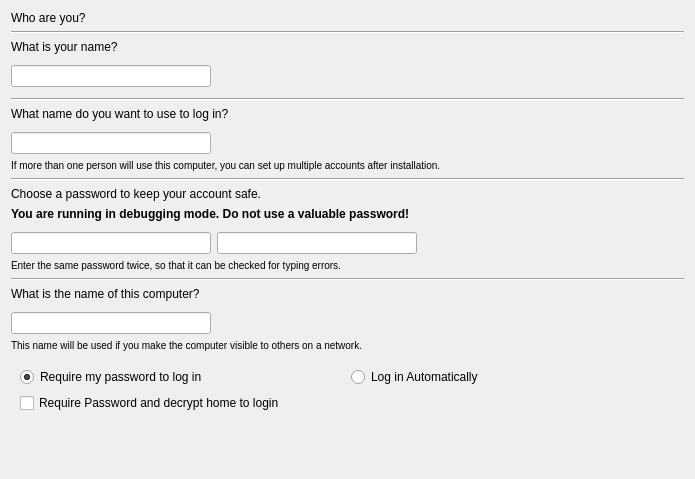
<?xml version="1.0" encoding="UTF-8"?>
<ui version="4.0">
 <class>Form</class>
 <widget class="QWidget" name="Form">
  <property name="geometry">
   <rect>
    <x>0</x>
    <y>0</y>
    <width>695</width>
    <height>479</height>
   </rect>
  </property>
  <property name="windowTitle">
   <string>Form</string>
  </property>
  <layout class="QVBoxLayout" name="verticalLayout">
   <item>
    <widget class="QLabel" name="userinfo_heading_label">
     <property name="text">
      <string>Who are you?</string>
     </property>
    </widget>
   </item>
   <item>
    <widget class="Line" name="line_5">
     <property name="orientation">
      <enum>Qt::Horizontal</enum>
     </property>
    </widget>
   </item>
   <item>
    <widget class="QLabel" name="fullname_label">
     <property name="text">
      <string>What is your name?</string>
     </property>
     <property name="wordWrap">
      <bool>false</bool>
     </property>
    </widget>
   </item>
   <item>
    <layout class="QGridLayout" name="_22">
     <property name="verticalSpacing">
      <number>0</number>
     </property>
     <property name="margin">
      <number>0</number>
     </property>
     <item row="0" column="3">
      <spacer>
       <property name="orientation">
        <enum>Qt::Horizontal</enum>
       </property>
       <property name="sizeHint" stdset="0">
        <size>
         <width>0</width>
         <height>20</height>
        </size>
       </property>
      </spacer>
     </item>
     <item row="0" column="2">
      <widget class="QLabel" name="fullname_error_reason">
       <property name="sizePolicy">
        <sizepolicy hsizetype="Expanding" vsizetype="Preferred">
         <horstretch>1</horstretch>
         <verstretch>0</verstretch>
        </sizepolicy>
       </property>
       <property name="minimumSize">
        <size>
         <width>200</width>
         <height>0</height>
        </size>
       </property>
       <property name="text">
        <string/>
       </property>
      </widget>
     </item>
     <item row="0" column="1">
      <widget class="QLabel" name="fullname_error_image">
       <property name="sizePolicy">
        <sizepolicy hsizetype="Fixed" vsizetype="Fixed">
         <horstretch>0</horstretch>
         <verstretch>0</verstretch>
        </sizepolicy>
       </property>
       <property name="minimumSize">
        <size>
         <width>32</width>
         <height>32</height>
        </size>
       </property>
       <property name="maximumSize">
        <size>
         <width>32</width>
         <height>32</height>
        </size>
       </property>
       <property name="scaledContents">
        <bool>true</bool>
       </property>
      </widget>
     </item>
     <item row="0" column="0">
      <widget class="QLineEdit" name="fullname">
       <property name="minimumSize">
        <size>
         <width>200</width>
         <height>0</height>
        </size>
       </property>
      </widget>
     </item>
    </layout>
   </item>
   <item>
    <widget class="Line" name="line_7">
     <property name="orientation">
      <enum>Qt::Horizontal</enum>
     </property>
    </widget>
   </item>
   <item>
    <widget class="QLabel" name="username_label">
     <property name="text">
      <string>What name do you want to use to log in?</string>
     </property>
     <property name="wordWrap">
      <bool>false</bool>
     </property>
    </widget>
   </item>
   <item>
    <layout class="QGridLayout" name="_21">
     <property name="verticalSpacing">
      <number>0</number>
     </property>
     <property name="margin">
      <number>0</number>
     </property>
     <item row="0" column="0">
      <widget class="QLineEdit" name="username">
       <property name="sizePolicy">
        <sizepolicy hsizetype="Expanding" vsizetype="Fixed">
         <horstretch>0</horstretch>
         <verstretch>0</verstretch>
        </sizepolicy>
       </property>
       <property name="minimumSize">
        <size>
         <width>200</width>
         <height>0</height>
        </size>
       </property>
       <property name="maxLength">
        <number>32</number>
       </property>
      </widget>
     </item>
     <item row="1" column="0" colspan="4">
      <widget class="QLabel" name="username_extra_label">
       <property name="styleSheet">
        <string>font-weight: normal</string>
       </property>
       <property name="text">
        <string>&lt;small&gt;If more than one person will use this computer, you can set up multiple accounts after installation.&lt;/small&gt;</string>
       </property>
       <property name="wordWrap">
        <bool>true</bool>
       </property>
      </widget>
     </item>
     <item row="0" column="1">
      <widget class="QLabel" name="username_error_image">
       <property name="sizePolicy">
        <sizepolicy hsizetype="Fixed" vsizetype="Fixed">
         <horstretch>0</horstretch>
         <verstretch>0</verstretch>
        </sizepolicy>
       </property>
       <property name="minimumSize">
        <size>
         <width>32</width>
         <height>32</height>
        </size>
       </property>
       <property name="maximumSize">
        <size>
         <width>32</width>
         <height>32</height>
        </size>
       </property>
       <property name="scaledContents">
        <bool>true</bool>
       </property>
      </widget>
     </item>
     <item row="0" column="3">
      <spacer>
       <property name="orientation">
        <enum>Qt::Horizontal</enum>
       </property>
       <property name="sizeHint" stdset="0">
        <size>
         <width>0</width>
         <height>20</height>
        </size>
       </property>
      </spacer>
     </item>
     <item row="0" column="2">
      <widget class="QLabel" name="username_error_reason">
       <property name="sizePolicy">
        <sizepolicy hsizetype="Expanding" vsizetype="Preferred">
         <horstretch>1</horstretch>
         <verstretch>0</verstretch>
        </sizepolicy>
       </property>
       <property name="minimumSize">
        <size>
         <width>200</width>
         <height>0</height>
        </size>
       </property>
       <property name="text">
        <string/>
       </property>
       <property name="alignment">
        <set>Qt::AlignVCenter</set>
       </property>
       <property name="wordWrap">
        <bool>true</bool>
       </property>
      </widget>
     </item>
    </layout>
   </item>
   <item>
    <widget class="Line" name="line_8">
     <property name="orientation">
      <enum>Qt::Horizontal</enum>
     </property>
    </widget>
   </item>
   <item>
    <widget class="QLabel" name="password_label">
     <property name="text">
      <string>Choose a password to keep your account safe.</string>
     </property>
     <property name="wordWrap">
      <bool>false</bool>
     </property>
    </widget>
   </item>
   <item>
    <widget class="QLabel" name="password_debug_warning_label">
     <property name="text">
      <string>&lt;strong&gt;You are running in debugging mode. Do not use a valuable password!&lt;/strong&gt;</string>
     </property>
     <property name="wordWrap">
      <bool>true</bool>
     </property>
    </widget>
   </item>
   <item>
    <layout class="QGridLayout" name="_20">
     <property name="verticalSpacing">
      <number>0</number>
     </property>
     <property name="margin">
      <number>0</number>
     </property>
     <item row="0" column="4">
      <spacer>
       <property name="orientation">
        <enum>Qt::Horizontal</enum>
       </property>
       <property name="sizeHint" stdset="0">
        <size>
         <width>0</width>
         <height>20</height>
        </size>
       </property>
      </spacer>
     </item>
     <item row="1" column="0" colspan="5">
      <widget class="QLabel" name="password_extra_label">
       <property name="styleSheet">
        <string>font-weight: normal</string>
       </property>
       <property name="text">
        <string>&lt;small&gt;Enter the same password twice, so that it can be checked for typing errors.&lt;/small&gt;</string>
       </property>
       <property name="wordWrap">
        <bool>true</bool>
       </property>
      </widget>
     </item>
     <item row="0" column="2">
      <widget class="QLabel" name="password_error_image">
       <property name="sizePolicy">
        <sizepolicy hsizetype="Fixed" vsizetype="Fixed">
         <horstretch>0</horstretch>
         <verstretch>0</verstretch>
        </sizepolicy>
       </property>
       <property name="minimumSize">
        <size>
         <width>32</width>
         <height>32</height>
        </size>
       </property>
       <property name="maximumSize">
        <size>
         <width>32</width>
         <height>32</height>
        </size>
       </property>
       <property name="scaledContents">
        <bool>true</bool>
       </property>
      </widget>
     </item>
     <item row="0" column="3">
      <widget class="QLabel" name="password_error_reason">
       <property name="sizePolicy">
        <sizepolicy hsizetype="Expanding" vsizetype="Preferred">
         <horstretch>1</horstretch>
         <verstretch>0</verstretch>
        </sizepolicy>
       </property>
       <property name="minimumSize">
        <size>
         <width>100</width>
         <height>0</height>
        </size>
       </property>
       <property name="text">
        <string/>
       </property>
       <property name="alignment">
        <set>Qt::AlignVCenter</set>
       </property>
       <property name="wordWrap">
        <bool>true</bool>
       </property>
      </widget>
     </item>
     <item row="0" column="1">
      <widget class="QLineEdit" name="verified_password">
       <property name="sizePolicy">
        <sizepolicy hsizetype="Expanding" vsizetype="Fixed">
         <horstretch>0</horstretch>
         <verstretch>0</verstretch>
        </sizepolicy>
       </property>
       <property name="minimumSize">
        <size>
         <width>200</width>
         <height>0</height>
        </size>
       </property>
       <property name="echoMode">
        <enum>QLineEdit::Password</enum>
       </property>
      </widget>
     </item>
     <item row="0" column="0">
      <widget class="QLineEdit" name="password">
       <property name="sizePolicy">
        <sizepolicy hsizetype="Expanding" vsizetype="Fixed">
         <horstretch>0</horstretch>
         <verstretch>0</verstretch>
        </sizepolicy>
       </property>
       <property name="minimumSize">
        <size>
         <width>200</width>
         <height>0</height>
        </size>
       </property>
       <property name="echoMode">
        <enum>QLineEdit::Password</enum>
       </property>
      </widget>
     </item>
    </layout>
   </item>
   <item>
    <widget class="Line" name="line_9">
     <property name="orientation">
      <enum>Qt::Horizontal</enum>
     </property>
    </widget>
   </item>
   <item>
    <widget class="QLabel" name="hostname_label">
     <property name="text">
      <string>What is the name of this computer?</string>
     </property>
     <property name="wordWrap">
      <bool>false</bool>
     </property>
    </widget>
   </item>
   <item>
    <layout class="QGridLayout" name="_23">
     <property name="verticalSpacing">
      <number>0</number>
     </property>
     <property name="margin">
      <number>0</number>
     </property>
     <item row="0" column="0">
      <widget class="QLineEdit" name="hostname">
       <property name="sizePolicy">
        <sizepolicy hsizetype="Expanding" vsizetype="Fixed">
         <horstretch>0</horstretch>
         <verstretch>0</verstretch>
        </sizepolicy>
       </property>
       <property name="minimumSize">
        <size>
         <width>200</width>
         <height>0</height>
        </size>
       </property>
      </widget>
     </item>
     <item row="0" column="3">
      <spacer>
       <property name="orientation">
        <enum>Qt::Horizontal</enum>
       </property>
       <property name="sizeHint" stdset="0">
        <size>
         <width>0</width>
         <height>20</height>
        </size>
       </property>
      </spacer>
     </item>
     <item row="1" column="0" colspan="4">
      <widget class="QLabel" name="hostname_extra_label">
       <property name="styleSheet">
        <string>font-weight: normal</string>
       </property>
       <property name="text">
        <string>&lt;small&gt;This name will be used if you make the computer visible to others on a network.&lt;/small&gt;</string>
       </property>
       <property name="wordWrap">
        <bool>false</bool>
       </property>
      </widget>
     </item>
     <item row="0" column="1">
      <widget class="QLabel" name="hostname_error_image">
       <property name="sizePolicy">
        <sizepolicy hsizetype="Fixed" vsizetype="Fixed">
         <horstretch>0</horstretch>
         <verstretch>0</verstretch>
        </sizepolicy>
       </property>
       <property name="minimumSize">
        <size>
         <width>32</width>
         <height>32</height>
        </size>
       </property>
       <property name="maximumSize">
        <size>
         <width>32</width>
         <height>32</height>
        </size>
       </property>
       <property name="scaledContents">
        <bool>true</bool>
       </property>
      </widget>
     </item>
     <item row="0" column="2">
      <widget class="QLabel" name="hostname_error_reason">
       <property name="sizePolicy">
        <sizepolicy hsizetype="Expanding" vsizetype="Preferred">
         <horstretch>1</horstretch>
         <verstretch>0</verstretch>
        </sizepolicy>
       </property>
       <property name="minimumSize">
        <size>
         <width>200</width>
         <height>0</height>
        </size>
       </property>
       <property name="text">
        <string/>
       </property>
       <property name="alignment">
        <set>Qt::AlignVCenter</set>
       </property>
       <property name="wordWrap">
        <bool>true</bool>
       </property>
      </widget>
     </item>
    </layout>
   </item>
   <item>
    <widget class="QWidget" name="widget_6" native="true">
     <layout class="QGridLayout" name="gridLayout">
      <item row="0" column="0">
       <widget class="QRadioButton" name="login_pass">
        <property name="text">
         <string>Require my password to log in</string>
        </property>
        <property name="checked">
         <bool>true</bool>
        </property>
       </widget>
      </item>
      <item row="0" column="1">
       <widget class="QRadioButton" name="login_auto">
        <property name="text">
         <string>Log in Automatically</string>
        </property>
        <property name="checked">
         <bool>false</bool>
        </property>
       </widget>
      </item>
      <item row="1" column="0">
       <widget class="QCheckBox" name="login_encrypt">
        <property name="text">
         <string>Require Password and decrypt home to login</string>
        </property>
        <property name="checked">
         <bool>false</bool>
        </property>
       </widget>
      </item>
     </layout>
    </widget>
   </item>
   <item>
    <spacer name="verticalSpacer">
     <property name="orientation">
      <enum>Qt::Vertical</enum>
     </property>
     <property name="sizeHint" stdset="0">
      <size>
       <width>20</width>
       <height>77</height>
      </size>
     </property>
    </spacer>
   </item>
  </layout>
 </widget>
 <tabstops>
  <tabstop>fullname</tabstop>
  <tabstop>username</tabstop>
  <tabstop>password</tabstop>
  <tabstop>verified_password</tabstop>
  <tabstop>hostname</tabstop>
  <tabstop>login_pass</tabstop>
  <tabstop>login_auto</tabstop>
  <tabstop>login_encrypt</tabstop>
 </tabstops>
 <resources/>
 <connections/>
</ui>
